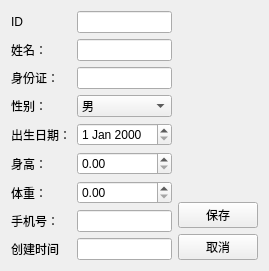
<?xml version="1.0" encoding="UTF-8"?>
<ui version="4.0">
 <class>PatientEditView</class>
 <widget class="QWidget" name="PatientEditView">
  <property name="geometry">
   <rect>
    <x>0</x>
    <y>0</y>
    <width>269</width>
    <height>248</height>
   </rect>
  </property>
  <property name="windowTitle">
   <string>添加患者</string>
  </property>
  <layout class="QGridLayout" name="gridLayout">
   <item row="0" column="0">
    <spacer name="horizontalSpacer">
     <property name="orientation">
      <enum>Qt::Orientation::Horizontal</enum>
     </property>
     <property name="sizeHint" stdset="0">
      <size>
       <width>2</width>
       <height>20</height>
      </size>
     </property>
    </spacer>
   </item>
   <item row="0" column="3">
    <spacer name="horizontalSpacer_2">
     <property name="orientation">
      <enum>Qt::Orientation::Horizontal</enum>
     </property>
     <property name="sizeHint" stdset="0">
      <size>
       <width>40</width>
       <height>20</height>
      </size>
     </property>
    </spacer>
   </item>
   <item row="0" column="2">
    <spacer name="verticalSpacer">
     <property name="orientation">
      <enum>Qt::Orientation::Vertical</enum>
     </property>
     <property name="sizeHint" stdset="0">
      <size>
       <width>20</width>
       <height>113</height>
      </size>
     </property>
    </spacer>
   </item>
   <item row="1" column="2">
    <layout class="QVBoxLayout" name="verticalLayout">
     <item>
      <widget class="QPushButton" name="Bt_save">
       <property name="text">
        <string>保存</string>
       </property>
      </widget>
     </item>
     <item>
      <widget class="QPushButton" name="Bt_cancel">
       <property name="text">
        <string>取消</string>
       </property>
      </widget>
     </item>
    </layout>
   </item>
   <item row="0" column="1" rowspan="2">
    <layout class="QFormLayout" name="formLayout">
     <item row="0" column="0">
      <widget class="QLabel" name="label">
       <property name="text">
        <string>ID</string>
       </property>
      </widget>
     </item>
     <item row="0" column="1">
      <widget class="QLineEdit" name="ID"/>
     </item>
     <item row="1" column="0">
      <widget class="QLabel" name="label_2">
       <property name="text">
        <string>姓名：</string>
       </property>
      </widget>
     </item>
     <item row="1" column="1">
      <widget class="QLineEdit" name="Name"/>
     </item>
     <item row="2" column="0">
      <widget class="QLabel" name="label_3">
       <property name="text">
        <string>身份证：</string>
       </property>
      </widget>
     </item>
     <item row="2" column="1">
      <widget class="QLineEdit" name="ID_Card"/>
     </item>
     <item row="3" column="0">
      <widget class="QLabel" name="label_4">
       <property name="text">
        <string>性别：</string>
       </property>
      </widget>
     </item>
     <item row="4" column="0">
      <widget class="QLabel" name="label_5">
       <property name="text">
        <string>出生日期：</string>
       </property>
      </widget>
     </item>
     <item row="4" column="1">
      <widget class="QDateEdit" name="date"/>
     </item>
     <item row="5" column="0">
      <widget class="QLabel" name="label_6">
       <property name="text">
        <string>身高：</string>
       </property>
      </widget>
     </item>
     <item row="5" column="1">
      <widget class="QDoubleSpinBox" name="height"/>
     </item>
     <item row="6" column="0">
      <widget class="QLabel" name="label_7">
       <property name="text">
        <string>体重：</string>
       </property>
      </widget>
     </item>
     <item row="6" column="1">
      <widget class="QDoubleSpinBox" name="weight"/>
     </item>
     <item row="7" column="0">
      <widget class="QLabel" name="label_8">
       <property name="text">
        <string>手机号：</string>
       </property>
      </widget>
     </item>
     <item row="7" column="1">
      <widget class="QLineEdit" name="PhoneNumber"/>
     </item>
     <item row="8" column="0">
      <widget class="QLabel" name="label_9">
       <property name="text">
        <string>创建时间</string>
       </property>
      </widget>
     </item>
     <item row="8" column="1">
      <widget class="QLineEdit" name="createTImeStamp"/>
     </item>
     <item row="3" column="1">
      <widget class="QComboBox" name="sex">
       <item>
        <property name="text">
         <string>男</string>
        </property>
       </item>
       <item>
        <property name="text">
         <string>女</string>
        </property>
       </item>
      </widget>
     </item>
    </layout>
   </item>
  </layout>
 </widget>
 <resources/>
 <connections/>
</ui>
